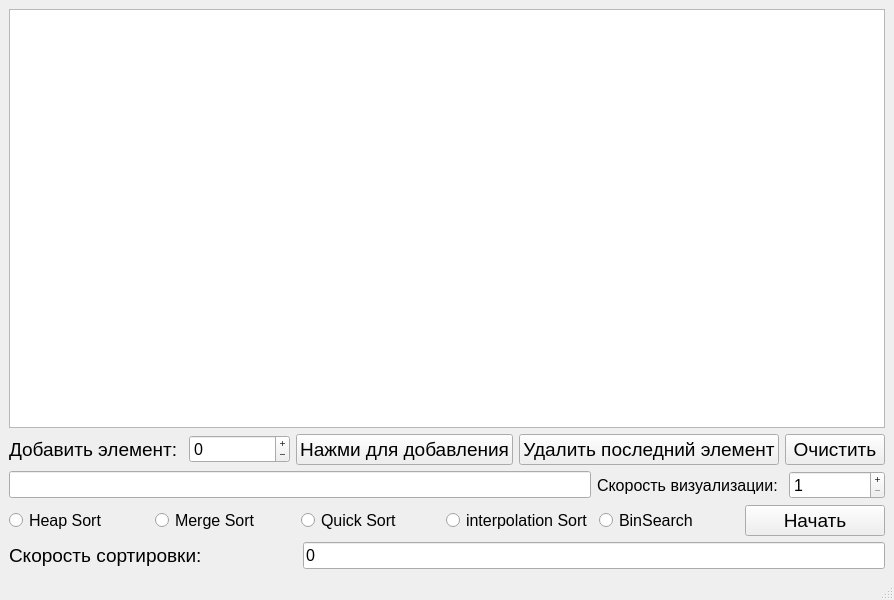
<?xml version="1.0" encoding="UTF-8"?>
<ui version="4.0">
 <class>MainWindow</class>
 <widget class="QMainWindow" name="MainWindow">
  <property name="geometry">
   <rect>
    <x>0</x>
    <y>0</y>
    <width>894</width>
    <height>600</height>
   </rect>
  </property>
  <property name="windowTitle">
   <string>SORT</string>
  </property>
  <widget class="QWidget" name="centralwidget">
   <layout class="QGridLayout" name="gridLayout">
    <item row="4" column="0" colspan="3">
     <layout class="QHBoxLayout" name="horizontalLayout">
      <item>
       <widget class="QRadioButton" name="heapSortButton">
        <property name="font">
         <font>
          <pointsize>12</pointsize>
          <bold>false</bold>
         </font>
        </property>
        <property name="cursor">
         <cursorShape>PointingHandCursor</cursorShape>
        </property>
        <property name="text">
         <string>Heap Sort</string>
        </property>
       </widget>
      </item>
      <item>
       <widget class="QRadioButton" name="mergeSortButton">
        <property name="font">
         <font>
          <pointsize>12</pointsize>
          <bold>false</bold>
         </font>
        </property>
        <property name="cursor">
         <cursorShape>PointingHandCursor</cursorShape>
        </property>
        <property name="text">
         <string>Merge Sort</string>
        </property>
       </widget>
      </item>
      <item>
       <widget class="QRadioButton" name="quickSortButton">
        <property name="font">
         <font>
          <pointsize>12</pointsize>
          <bold>false</bold>
         </font>
        </property>
        <property name="cursor">
         <cursorShape>PointingHandCursor</cursorShape>
        </property>
        <property name="text">
         <string>Quick Sort</string>
        </property>
       </widget>
      </item>
      <item>
       <widget class="QRadioButton" name="interpolationSortButton">
        <property name="font">
         <font>
          <pointsize>12</pointsize>
          <bold>false</bold>
         </font>
        </property>
        <property name="cursor">
         <cursorShape>PointingHandCursor</cursorShape>
        </property>
        <property name="text">
         <string>interpolation Sort</string>
        </property>
       </widget>
      </item>
      <item>
       <widget class="QRadioButton" name="binSearchButton">
        <property name="font">
         <font>
          <pointsize>12</pointsize>
          <bold>false</bold>
         </font>
        </property>
        <property name="cursor">
         <cursorShape>PointingHandCursor</cursorShape>
        </property>
        <property name="text">
         <string>BinSearch</string>
        </property>
       </widget>
      </item>
      <item>
       <widget class="QPushButton" name="startSort">
        <property name="font">
         <font>
          <pointsize>14</pointsize>
          <bold>false</bold>
         </font>
        </property>
        <property name="cursor">
         <cursorShape>PointingHandCursor</cursorShape>
        </property>
        <property name="text">
         <string>Начать</string>
        </property>
       </widget>
      </item>
     </layout>
    </item>
    <item row="6" column="0">
     <widget class="QLabel" name="label_2">
      <property name="font">
       <font>
        <pointsize>14</pointsize>
        <bold>false</bold>
       </font>
      </property>
      <property name="text">
       <string>Скорость сортировки: </string>
      </property>
     </widget>
    </item>
    <item row="6" column="1" colspan="2">
     <widget class="QLineEdit" name="lineSpeed">
      <property name="font">
       <font>
        <pointsize>12</pointsize>
       </font>
      </property>
      <property name="text">
       <string>0</string>
      </property>
      <property name="readOnly">
       <bool>true</bool>
      </property>
     </widget>
    </item>
    <item row="2" column="0" colspan="3">
     <layout class="QHBoxLayout" name="horizontalLayout_2">
      <item>
       <widget class="QLabel" name="label">
        <property name="font">
         <font>
          <pointsize>14</pointsize>
          <bold>false</bold>
         </font>
        </property>
        <property name="text">
         <string>Добавить элемент: </string>
        </property>
       </widget>
      </item>
      <item>
       <widget class="QSpinBox" name="spinBox">
        <property name="font">
         <font>
          <pointsize>12</pointsize>
         </font>
        </property>
        <property name="cursor">
         <cursorShape>UpArrowCursor</cursorShape>
        </property>
        <property name="styleSheet">
         <string notr="true"/>
        </property>
        <property name="buttonSymbols">
         <enum>QAbstractSpinBox::PlusMinus</enum>
        </property>
        <property name="suffix">
         <string/>
        </property>
        <property name="minimum">
         <number>-99</number>
        </property>
        <property name="maximum">
         <number>99</number>
        </property>
       </widget>
      </item>
      <item>
       <widget class="QPushButton" name="addElement">
        <property name="font">
         <font>
          <pointsize>14</pointsize>
          <bold>false</bold>
         </font>
        </property>
        <property name="cursor">
         <cursorShape>PointingHandCursor</cursorShape>
        </property>
        <property name="text">
         <string>Нажми для добавления</string>
        </property>
       </widget>
      </item>
      <item>
       <widget class="QPushButton" name="deleteButton">
        <property name="font">
         <font>
          <pointsize>14</pointsize>
          <bold>false</bold>
         </font>
        </property>
        <property name="cursor">
         <cursorShape>PointingHandCursor</cursorShape>
        </property>
        <property name="text">
         <string>Удалить последний элемент</string>
        </property>
       </widget>
      </item>
      <item>
       <widget class="QPushButton" name="deleteAllButton">
        <property name="font">
         <font>
          <pointsize>14</pointsize>
          <bold>false</bold>
         </font>
        </property>
        <property name="cursor">
         <cursorShape>PointingHandCursor</cursorShape>
        </property>
        <property name="text">
         <string>Очистить</string>
        </property>
       </widget>
      </item>
     </layout>
    </item>
    <item row="3" column="0" colspan="2">
     <widget class="QLineEdit" name="lineElement">
      <property name="font">
       <font>
        <pointsize>12</pointsize>
       </font>
      </property>
      <property name="readOnly">
       <bool>true</bool>
      </property>
     </widget>
    </item>
    <item row="0" column="0" colspan="3">
     <widget class="QGraphicsView" name="graphicsView">
      <property name="verticalScrollBarPolicy">
       <enum>Qt::ScrollBarAlwaysOff</enum>
      </property>
      <property name="horizontalScrollBarPolicy">
       <enum>Qt::ScrollBarAlwaysOff</enum>
      </property>
      <property name="interactive">
       <bool>true</bool>
      </property>
      <property name="sceneRect">
       <rectf>
        <x>0.000000000000000</x>
        <y>0.000000000000000</y>
        <width>0.000000000000000</width>
        <height>0.000000000000000</height>
       </rectf>
      </property>
     </widget>
    </item>
    <item row="3" column="2">
     <layout class="QHBoxLayout" name="horizontalLayout_3">
      <item>
       <widget class="QLabel" name="label_3">
        <property name="font">
         <font>
          <pointsize>12</pointsize>
          <bold>false</bold>
         </font>
        </property>
        <property name="text">
         <string>Скорость визуализации: </string>
        </property>
       </widget>
      </item>
      <item>
       <widget class="QSpinBox" name="spinBox_2">
        <property name="font">
         <font>
          <pointsize>12</pointsize>
         </font>
        </property>
        <property name="cursor">
         <cursorShape>UpArrowCursor</cursorShape>
        </property>
        <property name="buttonSymbols">
         <enum>QAbstractSpinBox::PlusMinus</enum>
        </property>
        <property name="showGroupSeparator" stdset="0">
         <bool>false</bool>
        </property>
        <property name="minimum">
         <number>1</number>
        </property>
        <property name="maximum">
         <number>200</number>
        </property>
        <property name="singleStep">
         <number>1</number>
        </property>
        <property name="value">
         <number>1</number>
        </property>
       </widget>
      </item>
     </layout>
    </item>
   </layout>
  </widget>
  <widget class="QMenuBar" name="menubar">
   <property name="geometry">
    <rect>
     <x>0</x>
     <y>0</y>
     <width>894</width>
     <height>22</height>
    </rect>
   </property>
  </widget>
  <widget class="QStatusBar" name="statusbar"/>
 </widget>
 <resources/>
 <connections/>
</ui>
